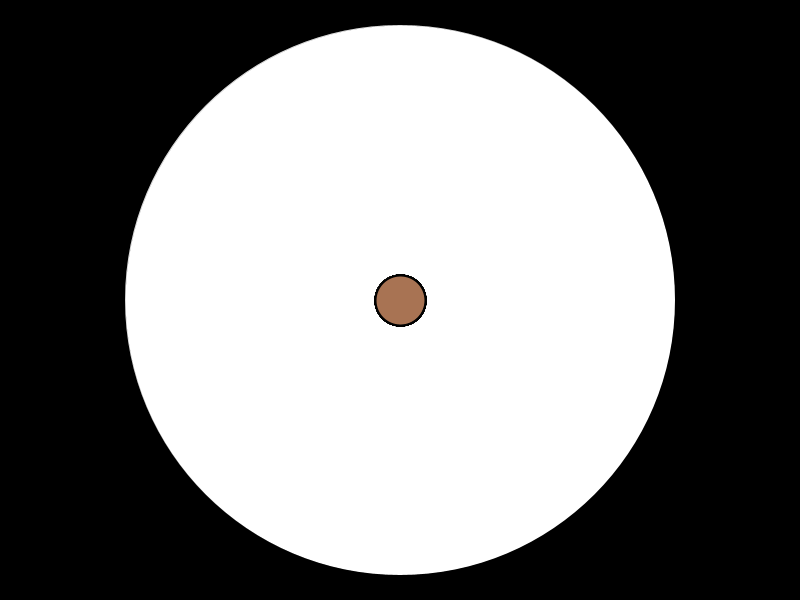
Frame 1 (no input)
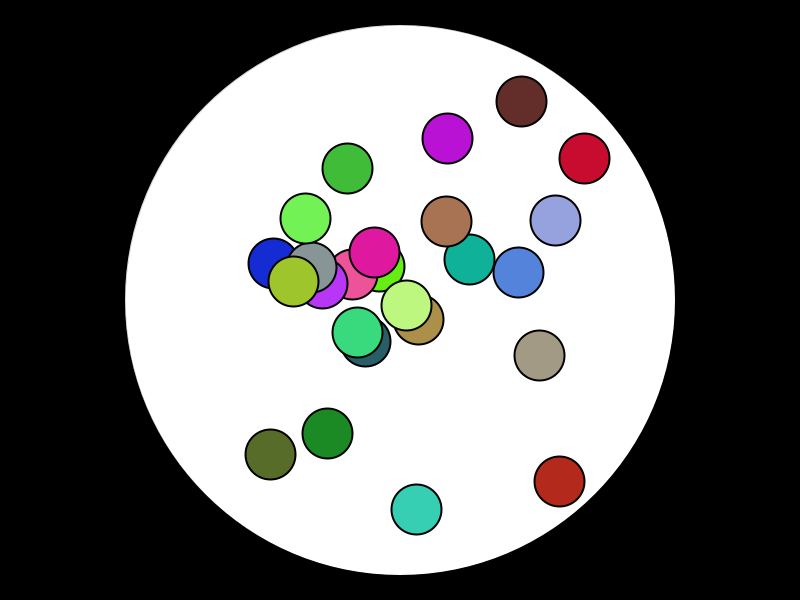
Frame 60 (the mouse pressed at the canvas centre just before this capture)
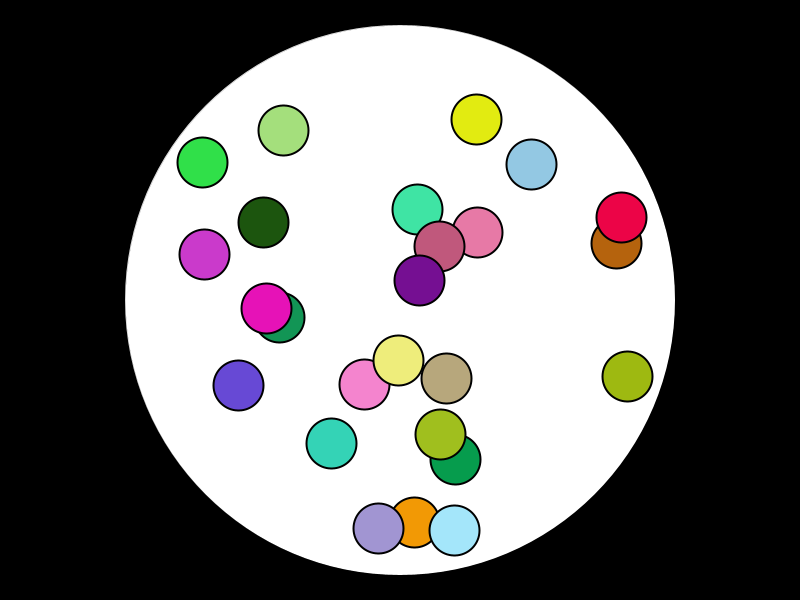
Frame 120 (the mouse held since frame 60 and released just before this capture)

The Processing sketch that drew these frames (run headless with seeded random() and noise(); from frame 60 on, the mouse is pressed at the canvas centre):

// Processing sketch: processing_184584
// ── processing_184584.pde

int quant=25;

float [] vX = new float [quant];
float[] vY = new float [quant];
float [] pX = new float [quant];
float[] pY = new float [quant];

float[][] colors = new float[quant][3];

float radiint=25;
float radi=250;

float angle;
float limX;
float limY;
float x;
float y;

float vel =7;
 
void setup() {
  size(800,600);
 pos (400,300);
 velrand();
  colrand();

}


     
void draw() {
 
 /* print (pX[0]);
  smooth();
  
  print ("/// vY= ");
  print (vY[1]); */
    
 background(0);
 fill(255);
 strokeWeight(0);
 ellipse (400,300, radiint*2+radi*2, radiint*2+radi*2);

  
  //pilota
 for (int i = 0; i<quant; i++) 
   {
    fill(colors[i][0],colors[i][1], colors[i][2]);
    stroke(0,0,0);
    strokeWeight(2);
    ellipse (pX[i],pY[i], radiint*2,radiint*2);
        
    //avasar
     pX[i]=pX[i]+vX[i];
     pY[i]=pY[i]+vY[i];
    
    //condici rebot    
    //0 al centre
    y=(height/2)-pY[i];
    x=pX[i]-(width/2);  
   
   //calcul angle
   angle = atan2 (y,x);
   
   //calcul limits exteriors
     limX= cos(angle)*radi;
    limX=abs(limX);
    limY= sin(angle)*radi;
    limY=abs(limY);
  
    //control interior
    if(pX[i]>((width/2)-limX)&&pX[i]<((width/2)+limX)&&pY[i]>=((height/2)-limY)&&pY[i]<=((height/2)+limY)) {}
      else{
     // print ("SORTIDA!!!!");
       vX[i]=-vX[i];
       vY[i]=-vY[i];
    
        }        
 
}

//FALTA CONTROLAR EL BUG FORA DEL CERCLE

}


void mousePressed() {
     
   //posicio
   pos (mouseX, mouseY);
   //color random   
   colrand();
   //vel random
   velrand();
     
}


void pos (int xi, int yi) {
  
   //condici rebot    
    //0 al centre
    y=(height/2)-yi;
    x=xi-(width/2);  
   
   //calcul angle
   angle = atan2 (y,x);
   
   //calcul limits exteriors
     limX= cos(angle)*radi;
    limX=abs(limX);
    limY= sin(angle)*radi;
    limY=abs(limY);
  
    //control interior
    if(xi>((width/2)-limX)&&xi<((width/2)+limX)&&yi>=((height/2)-limY)&&yi<=((height/2)+limY)) {}
      else{
     // print ("SORTIDA!!!!");
       xi=400;
       yi=300;
    
        }        
  
  
  
   for (int i = 0; i < quant; i++) 
   {
    pX[i]=xi;
    pY[i]=yi;
   }
  
}


void colrand() {

   for (int i = 0; i < quant; i++) 
   {
    colors[i][0]=random(0,255);
    colors[i][1]=random(0,255);
    colors[i][2]=random(0,255);
   }
   
}


void velrand() {
  
   for (int i = 0; i < quant; i++) 
   {
   vX[i]=random(-vel,vel);
   vY[i]=random(-vel,vel);
   }
 
}
